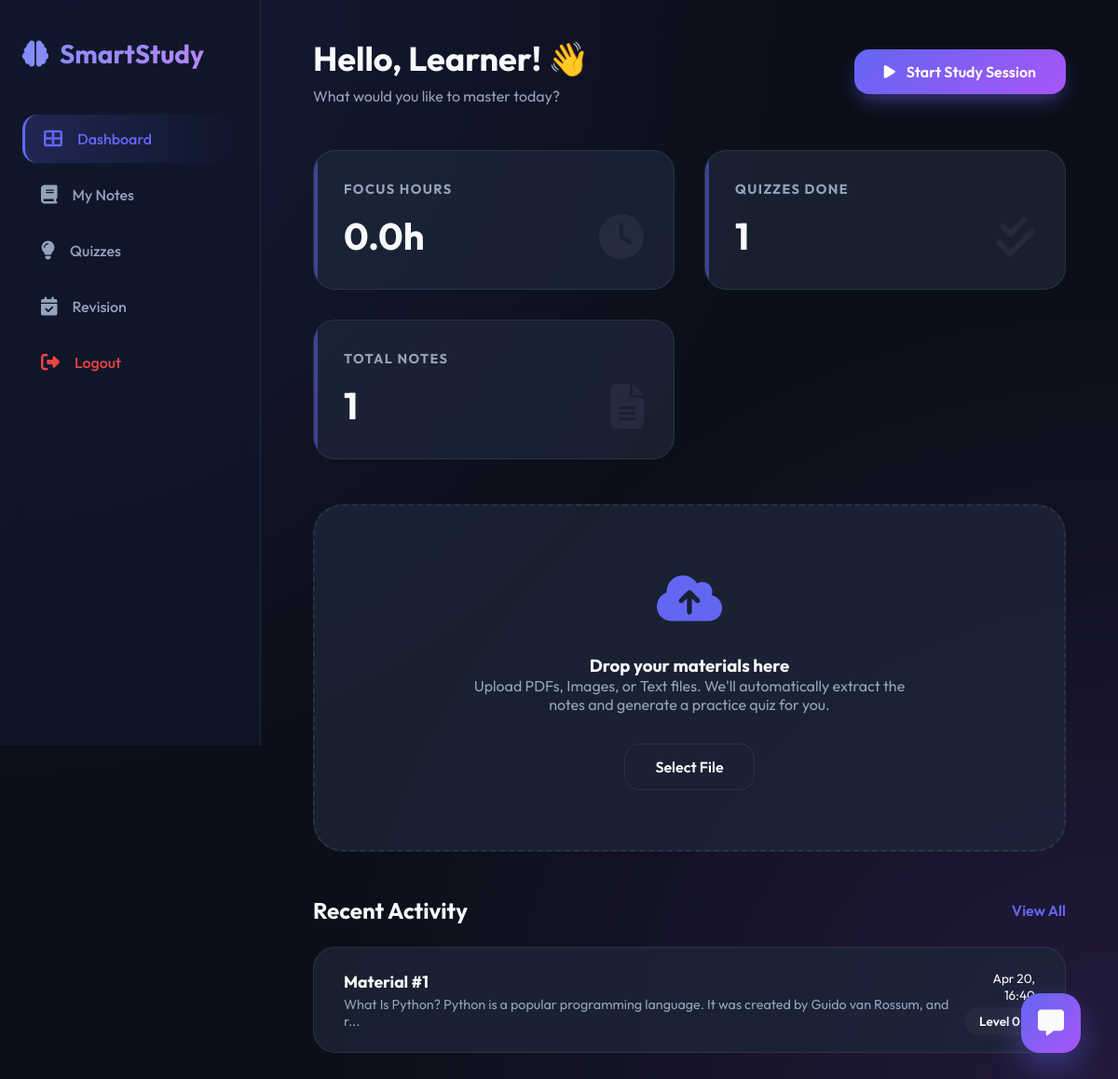
The page /dashboard (signed in) on the database its author committed.
### app.py (models this page shows)
class Note(db.Model):
    id = db.Column(db.Integer, primary_key=True)
    user_id = db.Column(db.Integer, db.ForeignKey('user.id'), nullable=False)
    content = db.Column(db.Text, nullable=False)
    timestamp = db.Column(db.DateTime, default=datetime.utcnow)
    last_reviewed = db.Column(db.DateTime, default=datetime.utcnow)
    level = db.Column(db.Integer, default=0)

### app.py (the view, shortened to what this page needs)
@app.route('/dashboard', methods=['GET', 'POST'])
def dashboard():
    print(">>> ACCESSING DASHBOARD")
    if 'user_id' not in session:
        return redirect(url_for('login'))
    user_id = session['user_id']
    notes = Note.query.filter_by(user_id=user_id).all()
    quizzes_count = QuizRecord.query.filter_by(user_id=user_id).count()
    total_minutes = db.session.query(db.func.sum(StudySession.duration_minutes)).filter(StudySession.user_id == user_id).scalar() or 0
    focus_hours = round(total_minutes / 60, 1)
    active_session = StudySession.query.filter_by(user_id=user_id, end_time=None).first()
    return render_template('dashboard.html',
                          notes=notes,
                          quizzes_count=quizzes_count,
                          focus_hours=focus_hours,
                          active_session=active_session)

### templates/dashboard.html (shortened to what this page needs)
<!DOCTYPE html>
<html lang="en">
<head>
    <link rel="stylesheet" href="{{ url_for('static', filename='style.css') }}">
    <link rel="stylesheet" href="https://cdnjs.cloudflare.com/ajax/libs/font-awesome/6.4.0/css/all.min.css">
</head>
<body>
    <div class="dashboard-container">
        <aside class="sidebar">
            <div class="sidebar-logo">
                <i class="fas fa-brain"></i>
                <span>SmartStudy</span>
            </div>
            <nav class="nav-group">
                <a href="{{ url_for('dashboard') }}" class="nav-item active">
                    <i class="fas fa-th-large"></i>
                    <span>Dashboard</span>
                </a>
                <a href="{{ url_for('notes') }}" class="nav-item">
                    <i class="fas fa-book"></i>
                    <span>My Notes</span>
                </a>
                <a href="{{ url_for('quiz') }}" class="nav-item">
                    <i class="fas fa-lightbulb"></i>
                    <span>Quizzes</span>
                </a>
                <a href="{{ url_for('revision') }}" class="nav-item">
                    <i class="fas fa-calendar-check"></i>
                    <span>Revision</span>
                </a>
                <a href="{{ url_for('logout') }}" class="nav-item logout">
                    <i class="fas fa-sign-out-alt"></i>
                    <span>Logout</span>
                </a>
            </nav>
        </aside>
        <main class="main-content">
            <header class="header-section">
                <div class="greeting">
                    <h2>Hello, Learner! 👋</h2>
                    <p style="color: var(--text-muted);">What would you like to master today?</p>
                </div>
                <div class="header-actions">
                    {% if active_session %}
                        <div style="display: flex; align-items: center; gap: 1.5rem;">
                            <span style="color: var(--accent); font-weight: 600;">
                                <i class="fas fa-circle-notch fa-spin"></i> Session Active
                            </span>
                            <a href="{{ url_for('stop_session') }}" class="btn btn-primary" style="background: var(--danger); box-shadow: 0 10px 20px -5px rgba(239, 68, 68, 0.4);">
                                Stop Session
                            </a>
                        </div>
                    {% else %}
                        <a href="{{ url_for('start_session') }}" class="btn btn-primary">
                            <i class="fas fa-play"></i> Start Study Session
                        </a>
                    {% endif %}
                </div>
            </header>
            <div class="stats-grid">
                <div class="stat-card">
                    <h3>Focus Hours</h3>
                    <p class="value">{{ focus_hours }}h</p>
                    <i class="fas fa-clock" style="position: absolute; right: 2rem; bottom: 2rem; font-size: 3rem; opacity: 0.05;"></i>
                </div>
                <div class="stat-card">
                    <h3>Quizzes Done</h3>
                    <p class="value">{{ quizzes_count }}</p>
                    <i class="fas fa-check-double" style="position: absolute; right: 2rem; bottom: 2rem; font-size: 3rem; opacity: 0.05;"></i>
                </div>
                <div class="stat-card">
                    <h3>Total Notes</h3>
                    <p class="value">{{ notes|length }}</p>
                    <i class="fas fa-file-alt" style="position: absolute; right: 2rem; bottom: 2rem; font-size: 3rem; opacity: 0.05;"></i>
                </div>
            </div>
            <section class="upload-area" onclick="document.getElementById('study-file').click()">
                <div class="upload-icon">
                    <i class="fas fa-cloud-upload-alt"></i>
                </div>
                <h3>Drop your materials here</h3>
                <p style="color: var(--text-muted); margin-bottom: 2rem; max-width: 500px; margin-left: auto; margin-right: auto;">
                    Upload PDFs, Images, or Text files. We'll automatically extract the notes and generate a practice quiz for you.
                </p>
                <form action="#" method="POST" enctype="multipart/form-data" id="upload-form">
                    <span class="btn btn-outline">Select File</span>
                </form>
            </section>
            <section>
                <div style="display: flex; justify-content: space-between; align-items: center; margin-bottom: 1.5rem;">
                    <h3 style="font-size: 1.5rem;">Recent Activity</h3>
                    <a href="{{ url_for('notes') }}" style="color: var(--primary); text-decoration: none; font-weight: 600;">View All</a>
                </div>
                <div class="activity-list">
                    {% if notes %}
                        {% for note in notes[:5] %}
                        <div class="activity-item">
                            <div class="activity-info">
                                <h4>Material #{{ note.id }}</h4>
                                <p>{{ note.content[:100] }}...</p>
                            </div>
                            <div style="text-align: right;">
                                <p style="font-size: 0.85rem; margin-bottom: 0.5rem;">{{ note.timestamp.strftime('%b %d, %H:%M') }}</p>
                                <span class="status-badge" style="background: var(--glass); color: var(--text-main);">Level {{ note.level }}</span>
                            </div>
                        </div>
                        {% endfor %}
                    {% else %}
                        <div style="padding: 4rem; text-align: center;">
                            <i class="fas fa-folder-open" style="font-size: 3rem; color: var(--glass-border); margin-bottom: 1rem; display: block;"></i>
                            <p style="color: var(--text-muted);">No study materials uploaded yet.</p>
                        </div>
                    {% endif %}
                </div>
            </section>
        </main>
    </div>
    <div class="chat-widget">
        <div class="chat-trigger" onclick="toggleChat()">
            <i class="fas fa-comment-alt"></i>
        </div>
    </div>
</body>
</html>

### rows shown on the page
Note: id "1", content "What Is Python? Python is a popular programming language. It was created by Guido van Rossum, and r", timestamp "Apr 20, 16:40", level "0"

### other values the page prints
{{ focus_hours }} "0.0"
{{ quizzes_count }} "1"
{{ notes|length }} "1"
